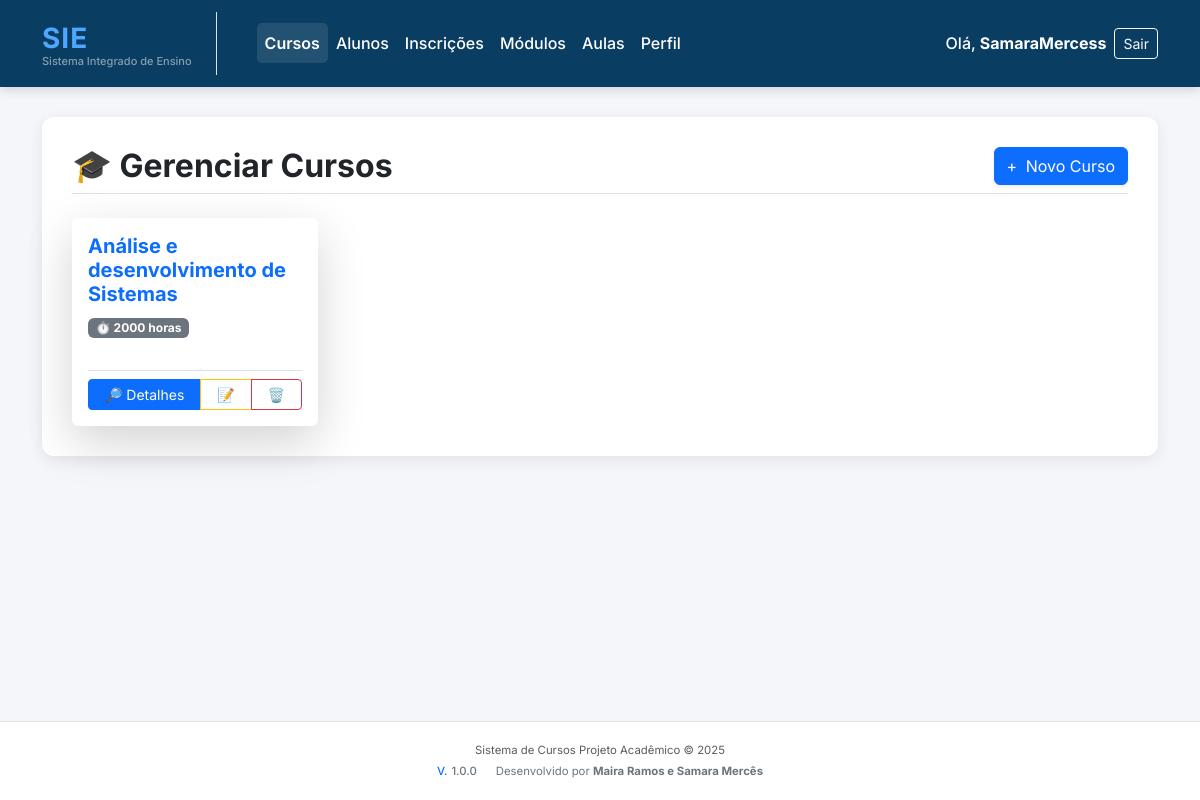
Before: /cursos/ (signed in) with the older database file.
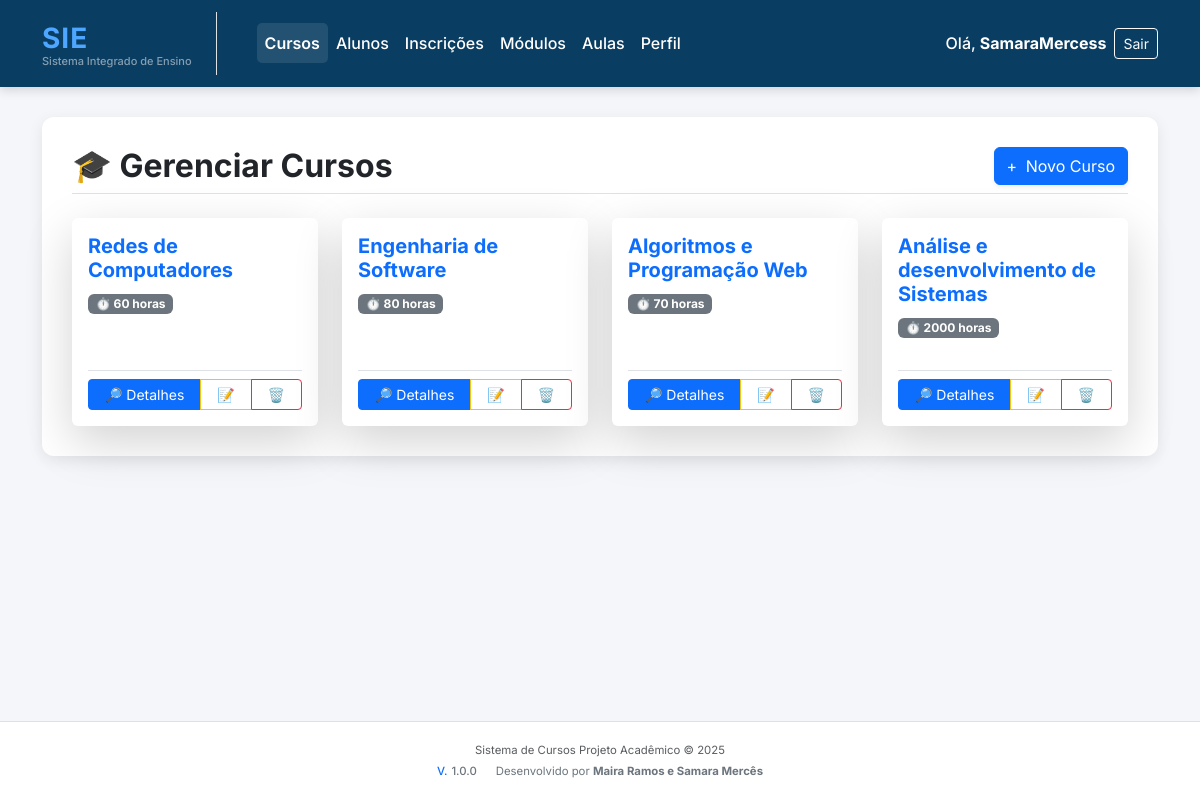
After: the same page with the newer database file.
### cursos/models.py (models this page shows, shortened)
class Curso(models.Model):
    nome = models.CharField(max_length=100)
    descricao = models.TextField(blank=True)
    carga_horaria = models.PositiveIntegerField()
    class Meta:
        permissions = [
            ("ver_curso", "Pode visualizar cursos"),
            ("criar_curso", "Pode criar cursos"),
            ("editar_curso", "Pode editar cursos"),
            ("deletar_curso", "Pode deletar cursos"),
        ]

### cursos/views.py (the view)
# urls.py: path('', views.listar_cursos, name='listar_cursos'),
@login_required
def listar_cursos(request):
    cursos = Curso.objects.all()
    user = request.user
    try:
        grupo_professor = Group.objects.get(name="Professor")
        is_professor = grupo_professor in user.groups.all()
    except Group.DoesNotExist:
        is_professor = False
    return render(request, 'cursos/lista.html', {
        'cursos': cursos,
        'is_professor': is_professor
    })

### templates/cursos/lista.html (shortened to what this page needs)
{% extends 'base.html' %}
{% block content %}
<div class="d-flex justify-content-between align-items-center mb-4 pb-2 border-bottom">
    {% if is_professor %}
    <h2 class="fw-bold mb-0">🎓 Gerenciar Cursos</h2>
    {% else %}
    <h2 class="fw-bold mb-0">🎓 Cursos Disponíveis</h2>
    {% endif %}
    {% if is_professor %}
    <a href="{% url 'criar_curso' %}" class="btn btn-primary shadow-sm">
        <span class="me-1">+</span> Novo Curso
    </a>
    {% endif %}
</div>
{% if cursos %}
<div class="row g-4">
    {% for curso in cursos %}
    <div class="col-sm-6 col-md-4 col-lg-3">
        <div class="card shadow-lg border-0 h-100">
            <div class="card-body d-flex flex-column">
                <h5 class="card-title fw-bold mb-2 text-primary">
                    {{ curso.nome }}
                </h5>
                <div class="mb-3 flex-grow-1">
                    <span class="badge bg-secondary">
                        ⏱️ {{ curso.carga_horaria }} horas
                    </span>
                </div>
                <div class="mt-3 pt-2 border-top d-flex justify-content-center">
                    <div class="btn-group w-100" role="group">
                        <a href="{% url 'detalhe_curso' curso.id %}"
                           class="btn btn-sm btn-primary"
                           title="Ver Detalhes">
                           🔎 Detalhes
                        </a>
                        {% if is_professor %}
                        <a href="{% url 'editar_curso' curso.id %}"
                           class="btn btn-sm btn-outline-warning"
                           title="Editar Curso">
                           📝
                        </a>
                        <a href="{% url 'excluir_curso' curso.id %}"
                           class="btn btn-sm btn-outline-danger"
                           title="Excluir Curso">
                           🗑️
                        </a>
                        {% endif %}
                    </div>
                </div>
            </div>
        </div>
    </div>
    {% endfor %}
</div>
{% endif %}
{% endblock %}

Changed rows visible on the page:
added Curso: nome "Redes de Computadores", carga_horaria "60"
added Curso: nome "Engenharia de Software", carga_horaria "80"
added Curso: nome "Algoritmos e Programação Web", carga_horaria "70"
